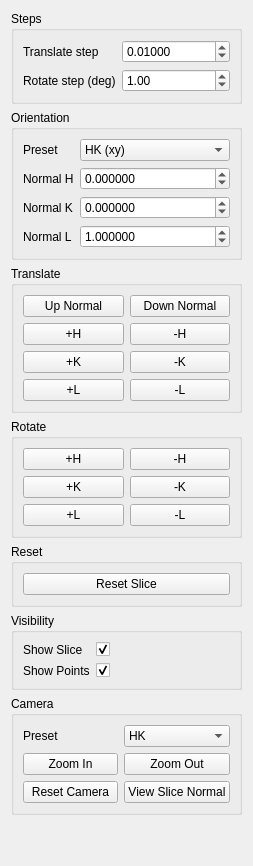
<?xml version="1.0" encoding="UTF-8"?>
<!--
Copyright © 2026, UChicago Argonne, LLC
All Rights Reserved
Software Name: DashPVA
By: Argonne National Laboratory

BSD OPEN SOURCE LICENSE

Redistribution and use in source and binary forms, with or without modification, are permitted provided that the following conditions are met:

1. Redistributions of source code must retain the above copyright notice, this list of conditions and the following disclaimer.
2. Redistributions in binary form must reproduce the above copyright notice, this list of conditions and the following disclaimer in the documentation and/or other materials provided with the distribution.
3. Neither the name of the copyright holder nor the names of its contributors may be used to endorse or promote products derived from this software without specific prior written permission.

******************************************************************************************************
DISCLAIMER

THIS SOFTWARE IS PROVIDED BY THE COPYRIGHT HOLDERS AND CONTRIBUTORS "AS IS" AND ANY EXPRESS OR IMPLIED WARRANTIES, INCLUDING, BUT NOT LIMITED TO, THE IMPLIED WARRANTIES OF MERCHANTABILITY AND FITNESS FOR A PARTICULAR PURPOSE ARE DISCLAIMED. IN NO EVENT SHALL THE COPYRIGHT HOLDER OR CONTRIBUTORS BE LIABLE FOR ANY DIRECT, INDIRECT, INCIDENTAL, SPECIAL, EXEMPLARY, OR CONSEQUENTIAL DAMAGES (INCLUDING, BUT NOT LIMITED TO, PROCUREMENT OF SUBSTITUTE GOODS OR SERVICES; LOSS OF USE, DATA, OR PROFITS; OR BUSINESS INTERRUPTION) HOWEVER CAUSED AND ON ANY THEORY OF LIABILITY, WHETHER IN CONTRACT, STRICT LIABILITY, OR TORT (INCLUDING NEGLIGENCE OR OTHERWISE) ARISING IN ANY WAY OUT OF THE USE OF THIS SOFTWARE, EVEN IF ADVISED OF THE POSSIBILITY OF SUCH DAMAGE.
******************************************************************************************************
-->

<ui version="4.0">
 <class>SlicePlaneDockWidget</class>
 <widget class="QWidget" name="SlicePlaneDockWidget">
  <property name="windowTitle">
   <string>Slice Controls</string>
  </property>
  <layout class="QVBoxLayout" name="verticalLayout">
   <item>
    <widget class="QGroupBox" name="gbSteps">
     <property name="title">
      <string>Steps</string>
     </property>
     <layout class="QFormLayout" name="formLayoutSteps">
      <item row="0" column="0">
       <widget class="QLabel" name="labelTranslateStep">
        <property name="text">
         <string>Translate step</string>
        </property>
       </widget>
      </item>
      <item row="0" column="1">
       <widget class="QDoubleSpinBox" name="sb_slice_translate_step">
        <property name="decimals">
         <number>5</number>
        </property>
        <property name="singleStep">
         <double>0.001000000000000</double>
        </property>
        <property name="minimum">
         <double>-1000000.000000000000</double>
        </property>
        <property name="maximum">
         <double>1000000.000000000000</double>
        </property>
        <property name="value">
         <double>0.010000000000000</double>
        </property>
       </widget>
      </item>
      <item row="1" column="0">
       <widget class="QLabel" name="labelRotateStep">
        <property name="text">
         <string>Rotate step (deg)</string>
        </property>
       </widget>
      </item>
      <item row="1" column="1">
       <widget class="QDoubleSpinBox" name="sb_slice_rotate_step_deg">
        <property name="decimals">
         <number>2</number>
        </property>
        <property name="singleStep">
         <double>0.500000000000000</double>
        </property>
        <property name="minimum">
         <double>-360.000000000000000</double>
        </property>
        <property name="maximum">
         <double>360.000000000000000</double>
        </property>
        <property name="value">
         <double>1.000000000000000</double>
        </property>
       </widget>
      </item>
     </layout>
    </widget>
   </item>
   <item>
    <widget class="QGroupBox" name="gbOrientation">
     <property name="title">
      <string>Orientation</string>
     </property>
     <layout class="QFormLayout" name="formLayoutOrientation">
      <item row="0" column="0">
       <widget class="QLabel" name="labelOrientation">
        <property name="text">
         <string>Preset</string>
        </property>
       </widget>
      </item>
      <item row="0" column="1">
       <widget class="QComboBox" name="cb_slice_orientation">
        <item>
         <property name="text">
          <string>HK (xy)</string>
         </property>
        </item>
        <item>
         <property name="text">
          <string>KL (yz)</string>
         </property>
        </item>
        <item>
         <property name="text">
          <string>HL (xz)</string>
         </property>
        </item>
        <item>
         <property name="text">
          <string>Custom</string>
         </property>
        </item>
       </widget>
      </item>
      <item row="1" column="0">
       <widget class="QLabel" name="labelNormH">
        <property name="text">
         <string>Normal H</string>
        </property>
       </widget>
      </item>
      <item row="1" column="1">
       <widget class="QDoubleSpinBox" name="sb_norm_h">
        <property name="decimals">
         <number>6</number>
        </property>
        <property name="singleStep">
         <double>0.100000000000000</double>
        </property>
        <property name="minimum">
         <double>-1000.000000000000000</double>
        </property>
        <property name="maximum">
         <double>1000.000000000000000</double>
        </property>
        <property name="value">
         <double>0.000000000000000</double>
        </property>
       </widget>
      </item>
      <item row="2" column="0">
       <widget class="QLabel" name="labelNormK">
        <property name="text">
         <string>Normal K</string>
        </property>
       </widget>
      </item>
      <item row="2" column="1">
       <widget class="QDoubleSpinBox" name="sb_norm_k">
        <property name="decimals">
         <number>6</number>
        </property>
        <property name="singleStep">
         <double>0.100000000000000</double>
        </property>
        <property name="minimum">
         <double>-1000.000000000000000</double>
        </property>
        <property name="maximum">
         <double>1000.000000000000000</double>
        </property>
        <property name="value">
         <double>0.000000000000000</double>
        </property>
       </widget>
      </item>
      <item row="3" column="0">
       <widget class="QLabel" name="labelNormL">
        <property name="text">
         <string>Normal L</string>
        </property>
       </widget>
      </item>
      <item row="3" column="1">
       <widget class="QDoubleSpinBox" name="sb_norm_l">
        <property name="decimals">
         <number>6</number>
        </property>
        <property name="singleStep">
         <double>0.100000000000000</double>
        </property>
        <property name="minimum">
         <double>-1000.000000000000000</double>
        </property>
        <property name="maximum">
         <double>1000.000000000000000</double>
        </property>
        <property name="value">
         <double>1.000000000000000</double>
        </property>
       </widget>
      </item>
     </layout>
    </widget>
   </item>
   <item>
    <widget class="QGroupBox" name="gbTranslate">
     <property name="title">
      <string>Translate</string>
     </property>
     <layout class="QGridLayout" name="gridLayoutTranslate">
      <item row="0" column="0">
       <widget class="QPushButton" name="btn_up_normal">
        <property name="text">
         <string>Up Normal</string>
        </property>
       </widget>
      </item>
      <item row="0" column="1">
       <widget class="QPushButton" name="btn_down_normal">
        <property name="text">
         <string>Down Normal</string>
        </property>
       </widget>
      </item>
      <item row="1" column="0">
       <widget class="QPushButton" name="btn_pos_h">
        <property name="text">
         <string>+H</string>
        </property>
       </widget>
      </item>
      <item row="1" column="1">
       <widget class="QPushButton" name="btn_neg_h">
        <property name="text">
         <string>-H</string>
        </property>
       </widget>
      </item>
      <item row="2" column="0">
       <widget class="QPushButton" name="btn_pos_k">
        <property name="text">
         <string>+K</string>
        </property>
       </widget>
      </item>
      <item row="2" column="1">
       <widget class="QPushButton" name="btn_neg_k">
        <property name="text">
         <string>-K</string>
        </property>
       </widget>
      </item>
      <item row="3" column="0">
       <widget class="QPushButton" name="btn_pos_l">
        <property name="text">
         <string>+L</string>
        </property>
       </widget>
      </item>
      <item row="3" column="1">
       <widget class="QPushButton" name="btn_neg_l">
        <property name="text">
         <string>-L</string>
        </property>
       </widget>
      </item>
     </layout>
    </widget>
   </item>
   <item>
    <widget class="QGroupBox" name="gbRotate">
     <property name="title">
      <string>Rotate</string>
     </property>
     <layout class="QGridLayout" name="gridLayoutRotate">
      <item row="0" column="0">
       <widget class="QPushButton" name="btn_rot_plus_h">
        <property name="text">
         <string>+H</string>
        </property>
       </widget>
      </item>
      <item row="0" column="1">
       <widget class="QPushButton" name="btn_rot_minus_h">
        <property name="text">
         <string>-H</string>
        </property>
       </widget>
      </item>
      <item row="1" column="0">
       <widget class="QPushButton" name="btn_rot_plus_k">
        <property name="text">
         <string>+K</string>
        </property>
       </widget>
      </item>
      <item row="1" column="1">
       <widget class="QPushButton" name="btn_rot_minus_k">
        <property name="text">
         <string>-K</string>
        </property>
       </widget>
      </item>
      <item row="2" column="0">
       <widget class="QPushButton" name="btn_rot_plus_l">
        <property name="text">
         <string>+L</string>
        </property>
       </widget>
      </item>
      <item row="2" column="1">
       <widget class="QPushButton" name="btn_rot_minus_l">
        <property name="text">
         <string>-L</string>
        </property>
       </widget>
      </item>
     </layout>
    </widget>
   </item>
   <item>
    <widget class="QGroupBox" name="gbReset">
     <property name="title">
      <string>Reset</string>
     </property>
     <layout class="QVBoxLayout" name="verticalLayoutReset">
      <item>
       <widget class="QPushButton" name="btn_reset_slice">
        <property name="text">
         <string>Reset Slice</string>
        </property>
       </widget>
      </item>
     </layout>
    </widget>
   </item>
   <item>
    <widget class="QGroupBox" name="gbVisibility">
     <property name="title">
      <string>Visibility</string>
     </property>
     <layout class="QFormLayout" name="formLayoutVisibility">
      <item row="0" column="0">
       <widget class="QLabel" name="labelShowSlice">
        <property name="text">
         <string>Show Slice</string>
        </property>
       </widget>
      </item>
      <item row="0" column="1">
       <widget class="QCheckBox" name="cb_show_slice">
        <property name="checked">
         <bool>true</bool>
        </property>
       </widget>
      </item>
      <item row="1" column="0">
       <widget class="QLabel" name="labelShowPoints">
        <property name="text">
         <string>Show Points</string>
        </property>
       </widget>
      </item>
      <item row="1" column="1">
       <widget class="QCheckBox" name="cb_show_points">
        <property name="checked">
         <bool>true</bool>
        </property>
       </widget>
      </item>
     </layout>
    </widget>
   </item>
   <item>
    <widget class="QGroupBox" name="gbCamera">
     <property name="title">
      <string>Camera</string>
     </property>
     <layout class="QGridLayout" name="gridLayoutCamera">
      <item row="0" column="0">
       <widget class="QLabel" name="labelCamPreset">
        <property name="text">
         <string>Preset</string>
        </property>
       </widget>
      </item>
      <item row="0" column="1">
       <widget class="QComboBox" name="cb_cam_preset">
        <item>
         <property name="text">
          <string>HK</string>
         </property>
        </item>
        <item>
         <property name="text">
          <string>KL</string>
         </property>
        </item>
        <item>
         <property name="text">
          <string>HL</string>
         </property>
        </item>
        <item>
         <property name="text">
          <string>ISO</string>
         </property>
        </item>
        <item>
         <property name="text">
          <string>H+</string>
         </property>
        </item>
        <item>
         <property name="text">
          <string>H-</string>
         </property>
        </item>
        <item>
         <property name="text">
          <string>K+</string>
         </property>
        </item>
        <item>
         <property name="text">
          <string>K-</string>
         </property>
        </item>
        <item>
         <property name="text">
          <string>L+</string>
         </property>
        </item>
        <item>
         <property name="text">
          <string>L-</string>
         </property>
        </item>
       </widget>
      </item>
      <item row="1" column="0">
       <widget class="QPushButton" name="btn_zoom_in">
        <property name="text">
         <string>Zoom In</string>
        </property>
       </widget>
      </item>
      <item row="1" column="1">
       <widget class="QPushButton" name="btn_zoom_out">
        <property name="text">
         <string>Zoom Out</string>
        </property>
       </widget>
      </item>
      <item row="2" column="0">
       <widget class="QPushButton" name="btn_reset_camera">
        <property name="text">
         <string>Reset Camera</string>
        </property>
       </widget>
      </item>
      <item row="2" column="1">
       <widget class="QPushButton" name="btn_view_slice_normal">
        <property name="text">
         <string>View Slice Normal</string>
        </property>
       </widget>
      </item>
     </layout>
    </widget>
   </item>
   <item>
    <spacer name="verticalSpacer">
     <property name="orientation">
      <enum>Qt::Vertical</enum>
     </property>
     <property name="sizeHint" stdset="0">
      <size>
       <width>20</width>
       <height>40</height>
      </size>
     </property>
    </spacer>
   </item>
  </layout>
 </widget>
 <resources/>
 <connections/>
</ui>
